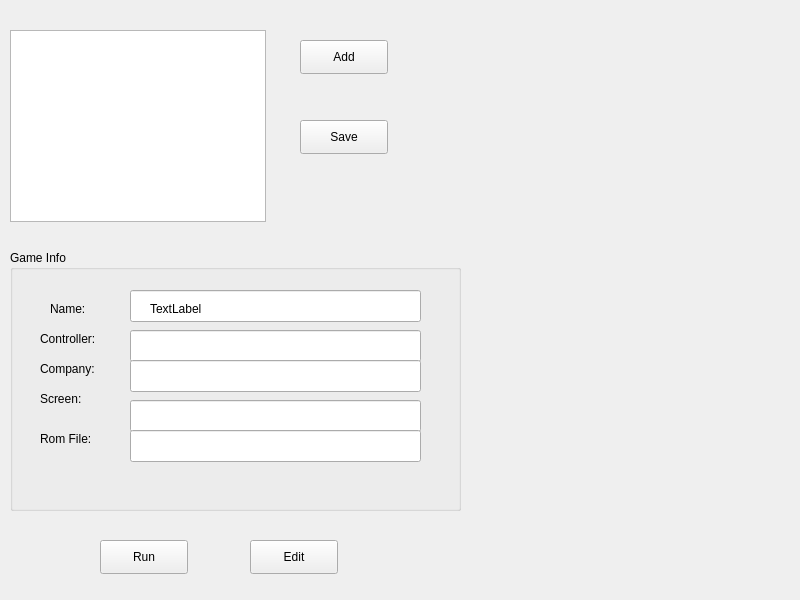
<?xml version="1.0" encoding="UTF-8"?>
<ui version="4.0">
 <class>MainWindow</class>
 <widget class="QWidget" name="MainWindow">
  <property name="geometry">
   <rect>
    <x>0</x>
    <y>0</y>
    <width>800</width>
    <height>600</height>
   </rect>
  </property>
  <property name="windowTitle">
   <string>oafrontend</string>
  </property>
  <widget class="QWidget" name="centralWidget" native="true">
   <property name="geometry">
    <rect>
     <x>0</x>
     <y>10</y>
     <width>471</width>
     <height>584</height>
    </rect>
   </property>
   <widget class="QListView" name="lstGameView">
    <property name="geometry">
     <rect>
      <x>10</x>
      <y>20</y>
      <width>256</width>
      <height>192</height>
     </rect>
    </property>
   </widget>
   <widget class="QGroupBox" name="gbViewVcs">
    <property name="geometry">
     <rect>
      <x>10</x>
      <y>240</y>
      <width>451</width>
      <height>261</height>
     </rect>
    </property>
    <property name="title">
     <string>Game Info</string>
    </property>
    <widget class="QLabel" name="lblName">
     <property name="geometry">
      <rect>
       <x>40</x>
       <y>50</y>
       <width>58</width>
       <height>18</height>
      </rect>
     </property>
     <property name="text">
      <string>Name:</string>
     </property>
    </widget>
    <widget class="QLabel" name="lblController">
     <property name="geometry">
      <rect>
       <x>30</x>
       <y>80</y>
       <width>58</width>
       <height>18</height>
      </rect>
     </property>
     <property name="text">
      <string>Controller:</string>
     </property>
    </widget>
    <widget class="QLabel" name="lblCompany">
     <property name="geometry">
      <rect>
       <x>30</x>
       <y>110</y>
       <width>58</width>
       <height>18</height>
      </rect>
     </property>
     <property name="text">
      <string>Company:</string>
     </property>
    </widget>
    <widget class="QLabel" name="lblScreen">
     <property name="geometry">
      <rect>
       <x>30</x>
       <y>140</y>
       <width>58</width>
       <height>18</height>
      </rect>
     </property>
     <property name="text">
      <string>Screen:</string>
     </property>
    </widget>
    <widget class="QLabel" name="lblRom">
     <property name="geometry">
      <rect>
       <x>30</x>
       <y>180</y>
       <width>58</width>
       <height>18</height>
      </rect>
     </property>
     <property name="text">
      <string>Rom File:</string>
     </property>
    </widget>
    <widget class="QLabel" name="lblNameValue">
     <property name="geometry">
      <rect>
       <x>140</x>
       <y>50</y>
       <width>261</width>
       <height>18</height>
      </rect>
     </property>
     <property name="text">
      <string>TextLabel</string>
     </property>
    </widget>
    <widget class="QLabel" name="lblControllerValue">
     <property name="geometry">
      <rect>
       <x>140</x>
       <y>80</y>
       <width>251</width>
       <height>18</height>
      </rect>
     </property>
     <property name="text">
      <string>TextLabel</string>
     </property>
    </widget>
    <widget class="QLabel" name="lblCompanyValue">
     <property name="geometry">
      <rect>
       <x>140</x>
       <y>110</y>
       <width>271</width>
       <height>18</height>
      </rect>
     </property>
     <property name="text">
      <string>TextLabel</string>
     </property>
    </widget>
    <widget class="QLabel" name="lblScreenValue">
     <property name="geometry">
      <rect>
       <x>140</x>
       <y>150</y>
       <width>271</width>
       <height>18</height>
      </rect>
     </property>
     <property name="text">
      <string>TextLabel</string>
     </property>
    </widget>
    <widget class="QLabel" name="lblRomValue">
     <property name="geometry">
      <rect>
       <x>140</x>
       <y>180</y>
       <width>281</width>
       <height>18</height>
      </rect>
     </property>
     <property name="text">
      <string>TextLabel</string>
     </property>
    </widget>
    <widget class="QLineEdit" name="leName">
     <property name="geometry">
      <rect>
       <x>120</x>
       <y>40</y>
       <width>291</width>
       <height>32</height>
      </rect>
     </property>
    </widget>
    <widget class="QLineEdit" name="leController">
     <property name="geometry">
      <rect>
       <x>120</x>
       <y>80</y>
       <width>291</width>
       <height>32</height>
      </rect>
     </property>
    </widget>
    <widget class="QLineEdit" name="leCompany">
     <property name="geometry">
      <rect>
       <x>120</x>
       <y>110</y>
       <width>291</width>
       <height>32</height>
      </rect>
     </property>
    </widget>
    <widget class="QLineEdit" name="leScreen">
     <property name="geometry">
      <rect>
       <x>120</x>
       <y>150</y>
       <width>291</width>
       <height>32</height>
      </rect>
     </property>
    </widget>
    <widget class="QLineEdit" name="leRomFile">
     <property name="geometry">
      <rect>
       <x>120</x>
       <y>180</y>
       <width>291</width>
       <height>32</height>
      </rect>
     </property>
    </widget>
    <zorder>lblName</zorder>
    <zorder>lblController</zorder>
    <zorder>lblCompany</zorder>
    <zorder>lblScreen</zorder>
    <zorder>lblRom</zorder>
    <zorder>lblControllerValue</zorder>
    <zorder>lblCompanyValue</zorder>
    <zorder>lblScreenValue</zorder>
    <zorder>lblRomValue</zorder>
    <zorder>leName</zorder>
    <zorder>leController</zorder>
    <zorder>leCompany</zorder>
    <zorder>leScreen</zorder>
    <zorder>leRomFile</zorder>
    <zorder>lblNameValue</zorder>
   </widget>
   <widget class="QPushButton" name="btnRun">
    <property name="geometry">
     <rect>
      <x>100</x>
      <y>530</y>
      <width>88</width>
      <height>34</height>
     </rect>
    </property>
    <property name="text">
     <string>Run</string>
    </property>
   </widget>
   <widget class="QPushButton" name="btnEdit">
    <property name="geometry">
     <rect>
      <x>250</x>
      <y>530</y>
      <width>88</width>
      <height>34</height>
     </rect>
    </property>
    <property name="text">
     <string>Edit</string>
    </property>
   </widget>
   <widget class="QPushButton" name="btnAdd">
    <property name="geometry">
     <rect>
      <x>300</x>
      <y>30</y>
      <width>88</width>
      <height>34</height>
     </rect>
    </property>
    <property name="text">
     <string>Add</string>
    </property>
   </widget>
   <widget class="QPushButton" name="btnSave">
    <property name="geometry">
     <rect>
      <x>300</x>
      <y>110</y>
      <width>88</width>
      <height>34</height>
     </rect>
    </property>
    <property name="text">
     <string>Save</string>
    </property>
   </widget>
  </widget>
 </widget>
 <resources/>
 <connections/>
</ui>
